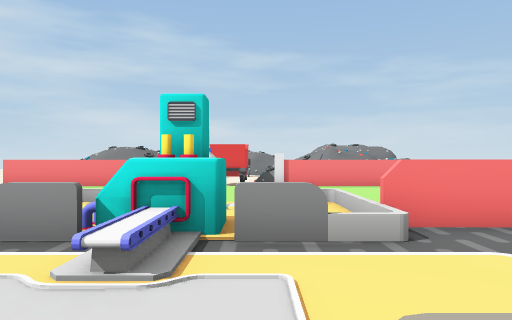
view 1 (above)

15 first-person views from a walk through a scene from a Unity 3-D project. The camera is 1.4 m above the floor, looks level and sees 70° across. The floor is counted in squares, 2 m on a side. Each view is taken from the middle of a square. On the plan, view 1 faces up. The plan holds only what a view shows up to about 11 squares ahead; the rest is blank. The place goes on beyond the plan. The player is left out.

view 2
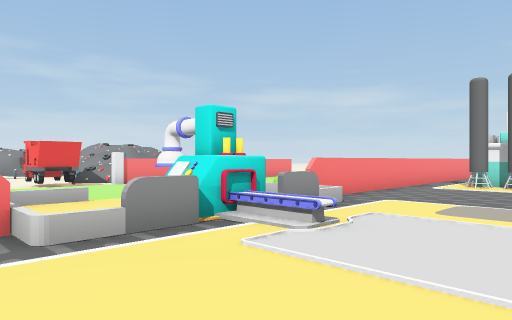

view 3
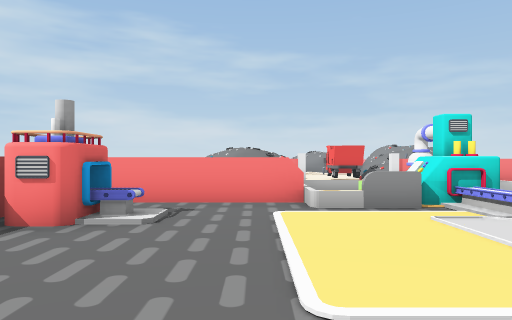

view 4
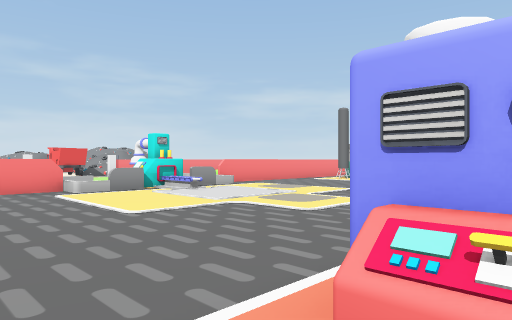

view 5
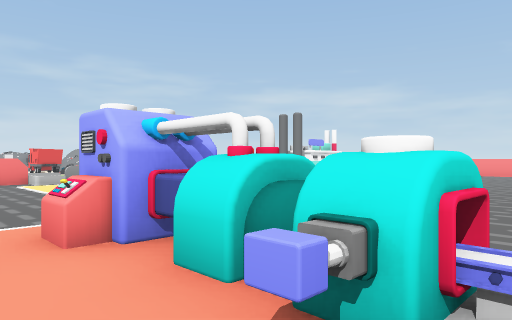

view 6
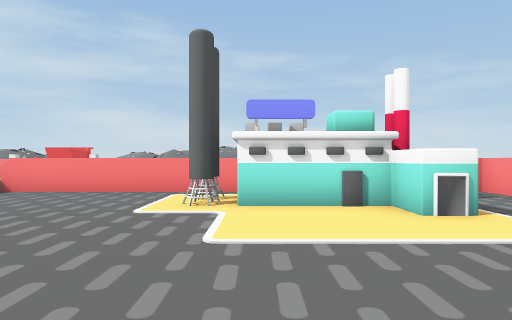

view 7
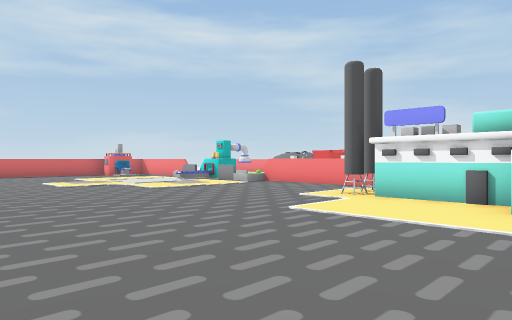

view 8
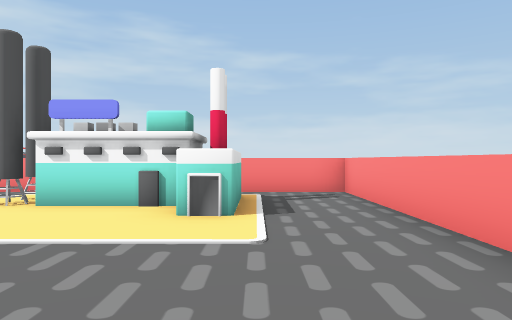

view 9
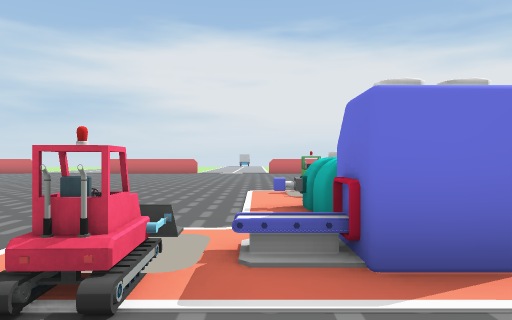

view 10
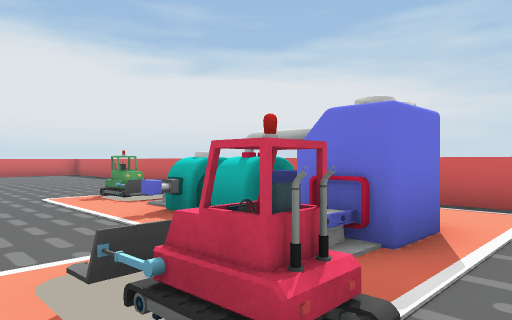

view 11
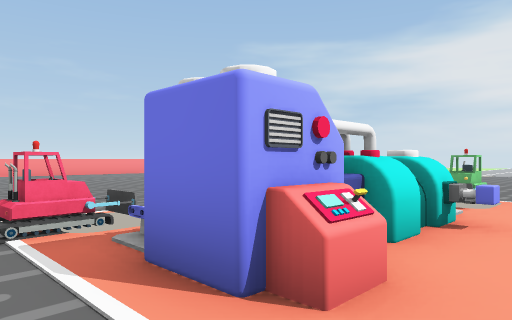

view 12
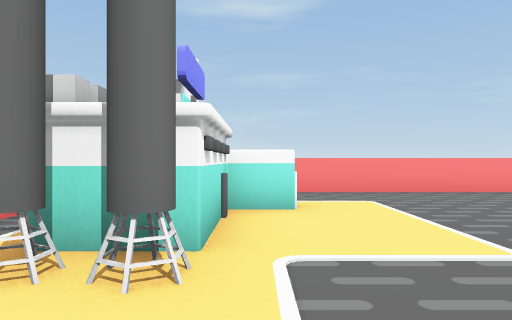

view 13
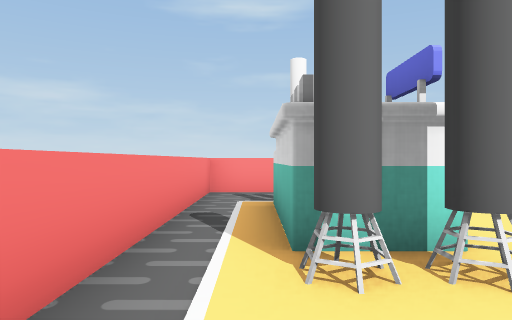

view 14
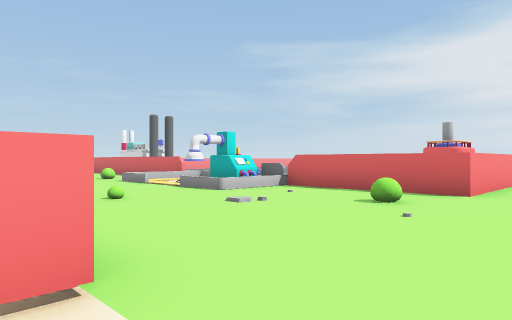

view 15
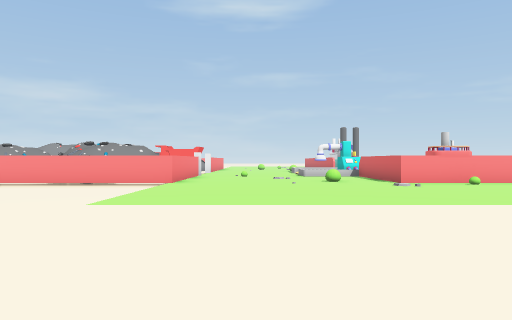

### Floor plan
Key: @ floor where view 1 was taken; # wall or solid block; . main floor; - floor 0.25 m lower than the main floor; / step, stairs or slope; = window, fence, low wall or low ledge; ^ raised ledge; B bin; U bush; O other object.
Columns run from 17 left of view 1 to 12 right of it. Each row starts with its distance up from view 1.
 13        ---#
 12      -----#     OO
 11     ------#     O-^
 10   ---/....#### ...####
  9   ---/............ ..
  8 - ---/............ ..
  7   ---/..............
  6   ---/....U.../////
  5     -/........//#..
  4      /....####//#..###########
  3        ...#B...=##...........#
  2         ..#B...........####..#
  1           #...............#..#
  0            ......@...........#
 -1             .................#
 -2            ..................#
 -3            ..................#
 -4           #....O.  ..........#
 -5           #.##//.. ....... . #
 -6            .##...........
 -7             ^^.........
 -8            ............
 -9             ........
-10             .O.......
-11             .........
-12             ..........
-13             ..........
-14             ...
-15             ...
-16              ..

Where each view was taken, in squares from view 1:
view 1: 0 up, 0 right, facing up
view 2: 0 up, 4 left, facing up-right
view 3: 2 down, 4 left, facing up
view 4: 5 down, 6 left, facing up-right
view 5: 8 down, 6 left, facing up-right
view 6: 4 down, 7 right, facing up
view 7: 5 down, 10 right, facing up-left
view 8: 4 down, 10 right, facing up
view 9: 2 down, 3 left, facing down
view 10: 3 down, 1 left, facing down-left
view 11: 3 down, 6 left, facing down-right
view 12: 1 up, 4 right, facing right
view 13: 3 up, 4 right, facing right
view 14: 11 up, 9 left, facing down-right
view 15: 8 up, 17 left, facing right
